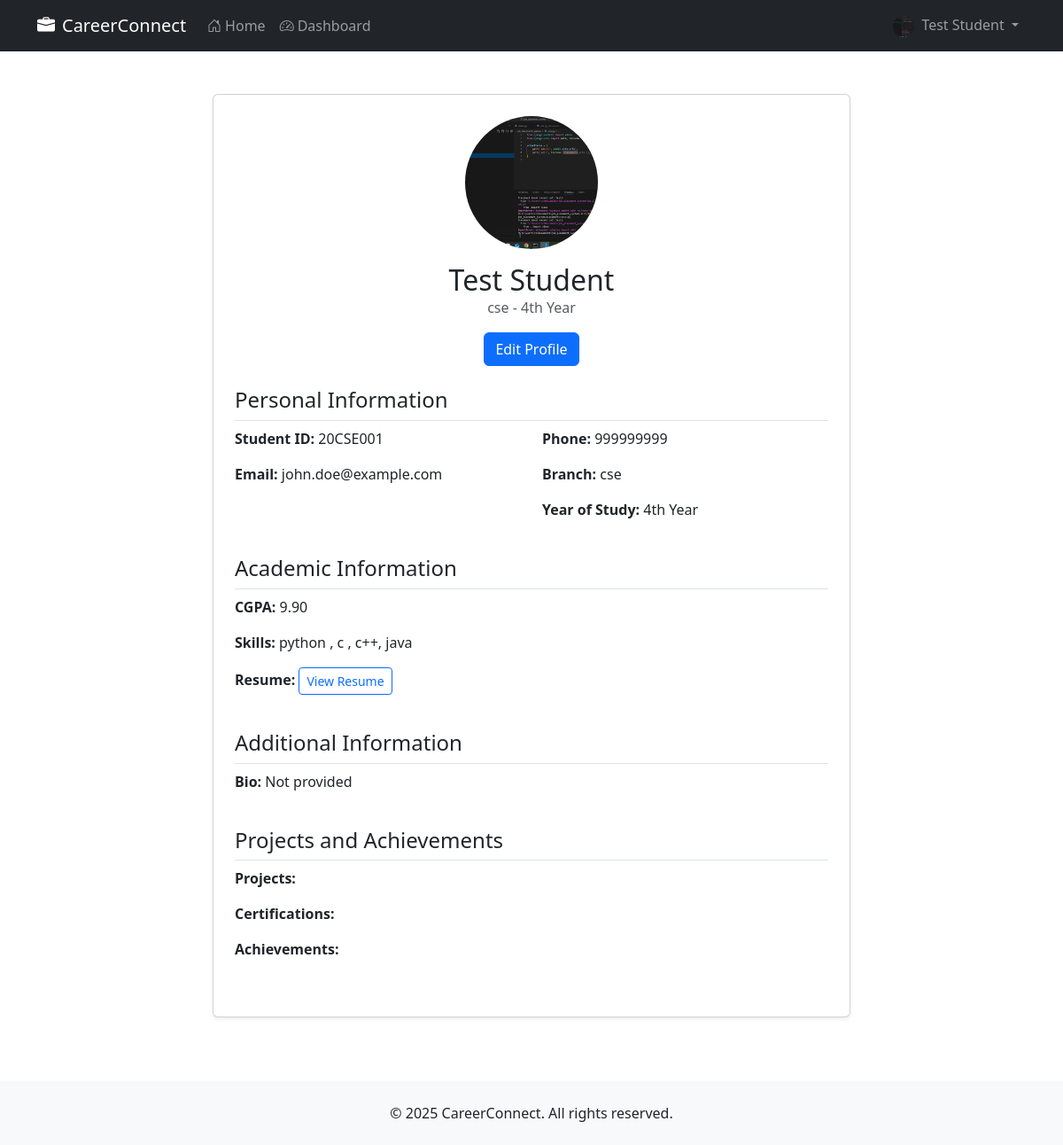
Screenshot of /accounts/profile/ (signed in) with the database file from the repository.
### accounts/models.py (models this page shows, shortened)
class Student(AbstractUser):
    email = models.EmailField(unique=True)
    college_id = models.CharField(
        max_length=20,
        unique=True,
        validators=[RegexValidator(
            regex=r'^[0-9]{2}[A-Z]{3}[0-9]{3}$',
            message='College ID must be in format: 20CSE001'
        )]
    )
    profile_photo = models.ImageField(upload_to='profile_photos/', blank=True, null=True)
    phone_number = models.CharField(max_length=15, blank=True)
    branch = models.CharField(max_length=50, blank=True)
    year_of_study = models.IntegerField(choices=[
        (1, '1st Year'),
        (2, '2nd Year'),
        (3, '3rd Year'),
        (4, '4th Year')
    ], null=True)
    cgpa = models.DecimalField(
        max_digits=3,
        decimal_places=2,
        null=True,
        blank=True
    )
    skills = models.TextField(blank=True)
    resume = models.FileField(upload_to='resumes/', blank=True)
    USERNAME_FIELD = 'college_id'
    REQUIRED_FIELDS = ["username",'email']

class StudentProfile(models.Model):
    student = models.OneToOneField(Student, on_delete=models.CASCADE, related_name='profile')
    bio = models.TextField(max_length=500, blank=True)
    linkedin_profile = models.URLField(blank=True)
    github_profile = models.URLField(blank=True)
    projects = models.TextField(blank=True)
    certifications = models.TextField(blank=True)
    achievements = models.TextField(blank=True)

### accounts/views.py (the view)
# urls.py: path('profile/', views.profile, name='profile'),
@login_required
def profile(request):
    try:
        profile = request.user.profile
    except StudentProfile.DoesNotExist:
        profile = StudentProfile.objects.create(student=request.user)
    return render(request, 'accounts/profile.html', {'profile': profile})

### templates/accounts/profile.html (shortened to what this page needs)
{% extends 'base.html' %}
{% block content %}
<div class="container py-4">
    <div class="row justify-content-center">
        <div class="col-md-8">
            <div class="card shadow-sm">
                <div class="card-body p-4">
                    <div class="text-center mb-4">
                        {% if user.profile_photo %}
                            <img src="{{ user.profile_photo.url }}" alt="Profile Photo"
                                 class="rounded-circle mb-3" style="width: 150px; height: 150px; object-fit: cover;">
                        {% endif %}
                        <h2 class="mb-0">{{ user.get_full_name }}</h2>
                        <p class="text-muted">{{ user.branch }} - {{ user.get_year_of_study_display }}</p>
                        <a href="{% url 'accounts:profile_edit' %}" class="btn btn-primary">Edit Profile</a>
                    </div>
                    <div class="mb-4">
                        <h4 class="border-bottom pb-2">Personal Information</h4>
                        <div class="row">
                            <div class="col-md-6">
                                <p><strong>Student ID:</strong> {{ user.username }}</p>
                                <p><strong>Email:</strong> {{ user.email|default:"Not provided" }}</p>
                            </div>
                            <div class="col-md-6">
                                <p><strong>Phone:</strong> {{ user.phone_number|default:"Not provided" }}</p>
                                <p><strong>Branch:</strong> {{ user.branch|default:"Not provided" }}</p>
                                <p><strong>Year of Study:</strong> {{ user.get_year_of_study_display|default:"Not provided" }}</p>
                            </div>
                        </div>
                    </div>
                    <div class="mb-4">
                        <h4 class="border-bottom pb-2">Academic Information</h4>
                        <div class="row">
                            <div class="col-md-12">
                                <p><strong>CGPA:</strong> {{ user.cgpa|default:"Not provided" }}</p>
                                <p><strong>Skills:</strong> {{ user.skills|default:"Not provided" }}</p>
                                {% if user.resume %}
                                <p>
                                    <strong>Resume:</strong>
                                    <a href="{{ user.resume.url }}" target="_blank" class="btn btn-sm btn-outline-primary">
                                        View Resume
                                    </a>
                                </p>
                                {% endif %}
                            </div>
                        </div>
                    </div>
                    <div class="mb-4">
                        <h4 class="border-bottom pb-2">Additional Information</h4>
                        <div class="row">
                            <div class="col-md-12">
                                <p><strong>Bio:</strong> {{ profile.bio|default:"Not provided" }}</p>
                            </div>
                        </div>
                    </div>
                    <div class="mb-4">
                        <h4 class="border-bottom pb-2">Projects and Achievements</h4>
                        <div class="row">
                            <div class="col-md-12">
                                <p><strong>Projects:</strong></p>
                                <p><strong>Certifications:</strong></p>
                                <p><strong>Achievements:</strong></p>
                            </div>
                        </div>
                    </div>
                </div>
            </div>
        </div>
    </div>
</div>
{% endblock %}

### templates/base.html (shortened to what this page needs)
<!DOCTYPE html>
<html lang="en">
<head>
    <link href="https://cdn.jsdelivr.net/npm/bootstrap@5.3.0/dist/css/bootstrap.min.css" rel="stylesheet">
    <link href="https://cdn.jsdelivr.net/npm/bootstrap-icons@1.7.2/font/bootstrap-icons.css" rel="stylesheet">
</head>
<body>
    <nav class="navbar navbar-expand-lg navbar-dark bg-dark">
        <div class="container">
            <a class="navbar-brand" href="{% url 'core:home' %}">
                <i class="bi bi-briefcase-fill me-2"></i>CareerConnect
            </a>
            <div class="collapse navbar-collapse" id="navbarNav">
                <ul class="navbar-nav me-auto">
                    <li class="nav-item">
                        <a class="nav-link {% if request.resolver_match.url_name == 'home' %}active{% endif %}"
                           href="{% url 'core:home' %}">
                            <i class="bi bi-house-door me-1"></i>Home
                        </a>
                    </li>
                    {% if user.is_authenticated %}
                    <li class="nav-item">
                        <a class="nav-link {% if request.resolver_match.url_name == 'dashboard' %}active{% endif %}"
                           href="{% url 'core:dashboard' %}">
                            <i class="bi bi-speedometer2 me-1"></i>Dashboard
                        </a>
                    </li>
                    {% endif %}
                </ul>
                <ul class="navbar-nav">
                    {% if user.is_authenticated %}
                        <li class="nav-item dropdown">
                            <a class="nav-link dropdown-toggle" href="#" id="navbarDropdown" role="button"
                               data-bs-toggle="dropdown" aria-expanded="false">
                                {% if user.profile_photo %}
                                    <img src="{{ user.profile_photo.url }}" alt="Profile"
                                         class="rounded-circle me-1" style="width: 24px; height: 24px; object-fit: cover;">
                                {% else %}
                                    <i class="bi bi-person-circle me-1"></i>
                                {% endif %}
                                {{ user.get_full_name|default:user.username }}
                            </a>
                        </li>
                    {% else %}
                        <li class="nav-item">
                            <a class="nav-link" href="{% url 'accounts:login' %}">
                                <i class="bi bi-box-arrow-in-right me-1"></i>Login
                            </a>
                        </li>
                    {% endif %}
                </ul>
            </div>
        </div>
    </nav>
    <main class="container mt-4">
        {% block content %}
        {% endblock %}
    </main>
    <footer class="bg-light py-4 mt-5">
        <div class="container text-center">
            <p class="mb-0">&copy; {% now "Y" %} CareerConnect. All rights reserved.</p>
        </div>
    </footer>
</body>
</html>

### rows the page displays
Student: profile_photo (picture), get_full_name "Test Student", branch "cse", year_of_study "4th Year", username "20CSE001", email "john.doe@example.com", phone_number "999999999", cgpa "9.90", skills "python , c , c++, java"
StudentProfile: bio "Not provided"
